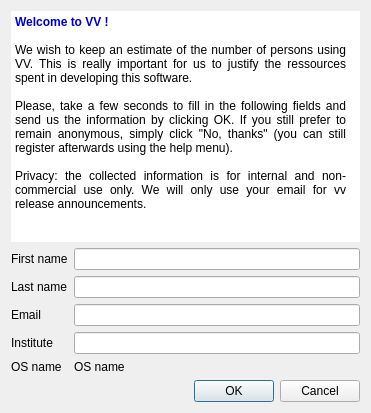
<?xml version="1.0" encoding="UTF-8"?>
<ui version="4.0">
 <class>vvRegisterForm</class>
 <widget class="QDialog" name="vvRegisterForm">
  <property name="windowModality">
   <enum>Qt::ApplicationModal</enum>
  </property>
  <property name="geometry">
   <rect>
    <x>0</x>
    <y>0</y>
    <width>371</width>
    <height>413</height>
   </rect>
  </property>
  <property name="windowTitle">
   <string>Dialog</string>
  </property>
  <layout class="QGridLayout" name="gridLayout_2">
   <item row="0" column="0">
    <layout class="QVBoxLayout" name="verticalLayout">
     <item>
      <widget class="QTextBrowser" name="textBrowser">
       <property name="contextMenuPolicy">
        <enum>Qt::DefaultContextMenu</enum>
       </property>
       <property name="autoFillBackground">
        <bool>false</bool>
       </property>
       <property name="frameShape">
        <enum>QFrame::NoFrame</enum>
       </property>
       <property name="frameShadow">
        <enum>QFrame::Plain</enum>
       </property>
       <property name="html">
        <string>&lt;!DOCTYPE HTML PUBLIC &quot;-//W3C//DTD HTML 4.0//EN&quot; &quot;http://www.w3.org/TR/REC-html40/strict.dtd&quot;&gt;
&lt;html&gt;&lt;head&gt;&lt;meta name=&quot;qrichtext&quot; content=&quot;1&quot; /&gt;&lt;style type=&quot;text/css&quot;&gt;
p, li { white-space: pre-wrap; }
&lt;/style&gt;&lt;/head&gt;&lt;body style=&quot; font-family:'Sans Serif'; font-size:9pt; font-weight:400; font-style:normal;&quot;&gt;
&lt;p align=&quot;justify&quot; style=&quot; margin-top:0px; margin-bottom:0px; margin-left:0px; margin-right:10px; -qt-block-indent:0; text-indent:0px;&quot;&gt;&lt;img src=&quot;:/common/icons/weNeedYou.png&quot; style=&quot;float: left;&quot; /&gt;&lt;span style=&quot; font-weight:600; color:#0000c0;&quot;&gt;Welcome to VV !&lt;/span&gt;&lt;br /&gt;&lt;br /&gt;We wish to keep an estimate of the number of persons using VV. This is really important for us to justify the ressources spent in developing this software.&lt;/p&gt;
&lt;p align=&quot;justify&quot; style=&quot;-qt-paragraph-type:empty; margin-top:0px; margin-bottom:0px; margin-left:0px; margin-right:10px; -qt-block-indent:0; text-indent:0px;&quot;&gt;&lt;/p&gt;
&lt;p align=&quot;justify&quot; style=&quot; margin-top:0px; margin-bottom:0px; margin-left:0px; margin-right:10px; -qt-block-indent:0; text-indent:0px;&quot;&gt;Please, take a few seconds to fill in the following fields and send us the information by clicking OK. If you still prefer to remain anonymous, simply click &amp;quot;No, thanks&amp;quot; (you can still register afterwards using the help menu).&lt;/p&gt;
&lt;p align=&quot;justify&quot; style=&quot;-qt-paragraph-type:empty; margin-top:0px; margin-bottom:0px; margin-left:0px; margin-right:10px; -qt-block-indent:0; text-indent:0px;&quot;&gt;&lt;/p&gt;
&lt;p align=&quot;justify&quot; style=&quot; margin-top:0px; margin-bottom:0px; margin-left:0px; margin-right:10px; -qt-block-indent:0; text-indent:0px;&quot;&gt;Privacy: the collected information is for internal and non-commercial use only. We will only use your email for vv release announcements.&lt;/p&gt;&lt;/body&gt;&lt;/html&gt;</string>
       </property>
      </widget>
     </item>
     <item>
      <layout class="QGridLayout" name="gridLayout">
       <item row="0" column="0">
        <widget class="QLabel" name="label">
         <property name="text">
          <string>First name</string>
         </property>
        </widget>
       </item>
       <item row="0" column="1">
        <widget class="QLineEdit" name="firstName"/>
       </item>
       <item row="1" column="0">
        <widget class="QLabel" name="label_2">
         <property name="text">
          <string>Last name</string>
         </property>
        </widget>
       </item>
       <item row="1" column="1">
        <widget class="QLineEdit" name="lastName"/>
       </item>
       <item row="2" column="0">
        <widget class="QLabel" name="label_3">
         <property name="text">
          <string>Email</string>
         </property>
        </widget>
       </item>
       <item row="2" column="1">
        <widget class="QLineEdit" name="email"/>
       </item>
       <item row="3" column="0">
        <widget class="QLabel" name="label_4">
         <property name="text">
          <string>Institute</string>
         </property>
        </widget>
       </item>
       <item row="3" column="1">
        <widget class="QLineEdit" name="group"/>
       </item>
       <item row="4" column="0">
        <widget class="QLabel" name="label_5">
         <property name="text">
          <string>OS name</string>
         </property>
        </widget>
       </item>
       <item row="4" column="1">
        <widget class="QLabel" name="osName">
         <property name="text">
          <string>OS name</string>
         </property>
        </widget>
       </item>
      </layout>
     </item>
     <item>
      <widget class="QDialogButtonBox" name="buttonBox">
       <property name="orientation">
        <enum>Qt::Horizontal</enum>
       </property>
       <property name="standardButtons">
        <set>QDialogButtonBox::Cancel|QDialogButtonBox::Ok</set>
       </property>
      </widget>
     </item>
    </layout>
   </item>
  </layout>
 </widget>
 <resources>
  <include location="../vvIcons.qrc"/>
 </resources>
 <connections>
  <connection>
   <sender>buttonBox</sender>
   <signal>accepted()</signal>
   <receiver>vvRegisterForm</receiver>
   <slot>accept()</slot>
   <hints>
    <hint type="sourcelabel">
     <x>248</x>
     <y>254</y>
    </hint>
    <hint type="destinationlabel">
     <x>157</x>
     <y>274</y>
    </hint>
   </hints>
  </connection>
  <connection>
   <sender>buttonBox</sender>
   <signal>rejected()</signal>
   <receiver>vvRegisterForm</receiver>
   <slot>reject()</slot>
   <hints>
    <hint type="sourcelabel">
     <x>316</x>
     <y>260</y>
    </hint>
    <hint type="destinationlabel">
     <x>286</x>
     <y>274</y>
    </hint>
   </hints>
  </connection>
 </connections>
</ui>
